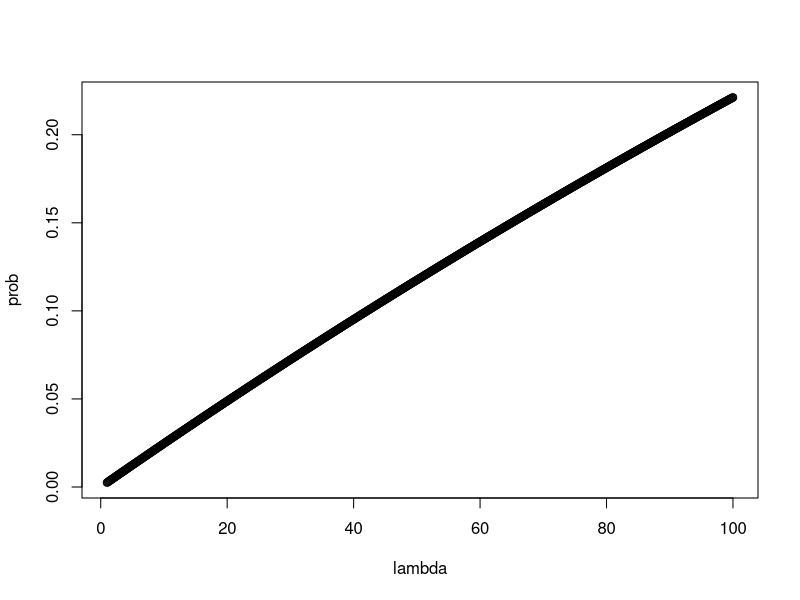
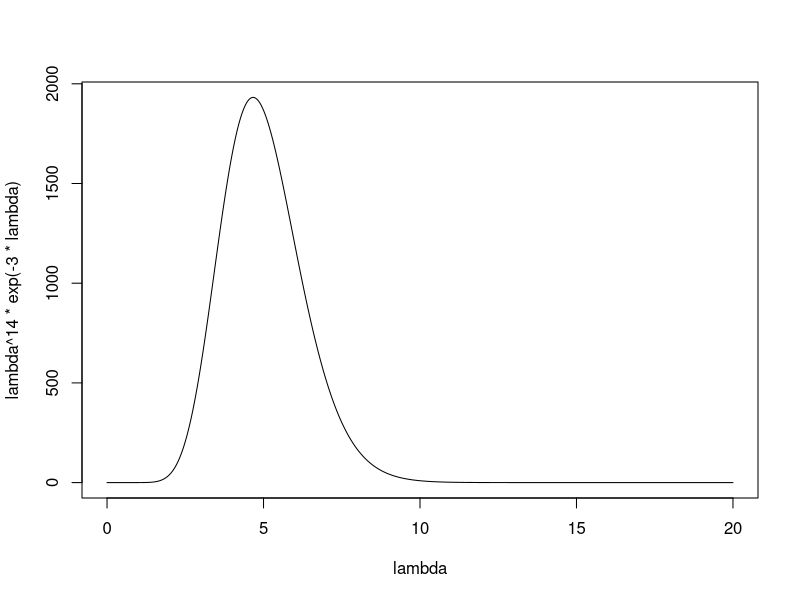
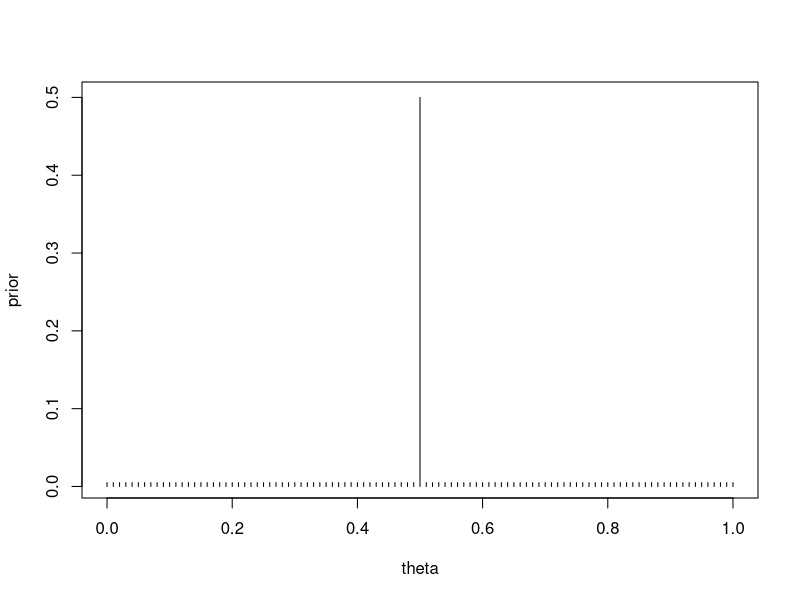
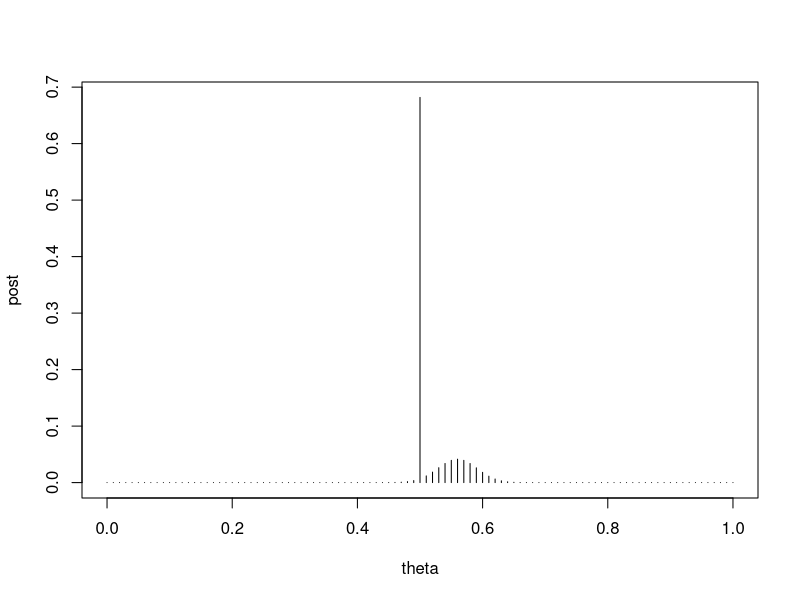
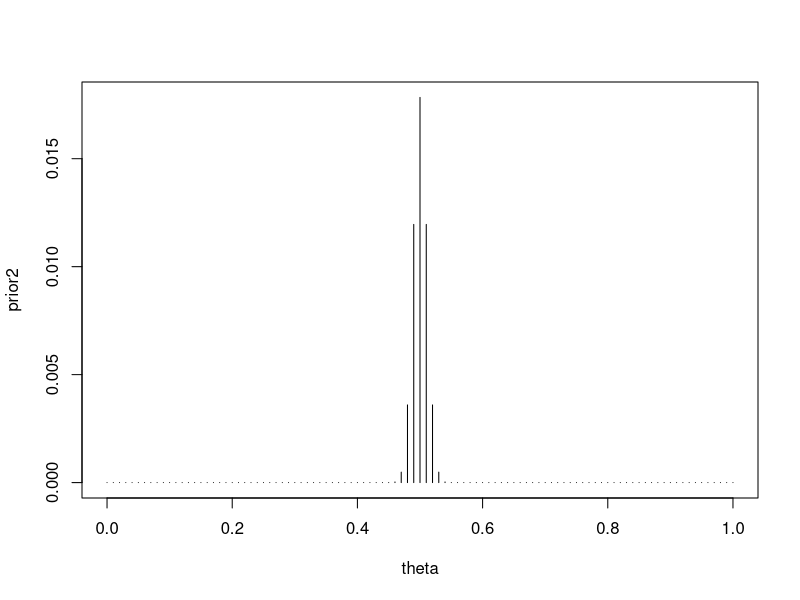
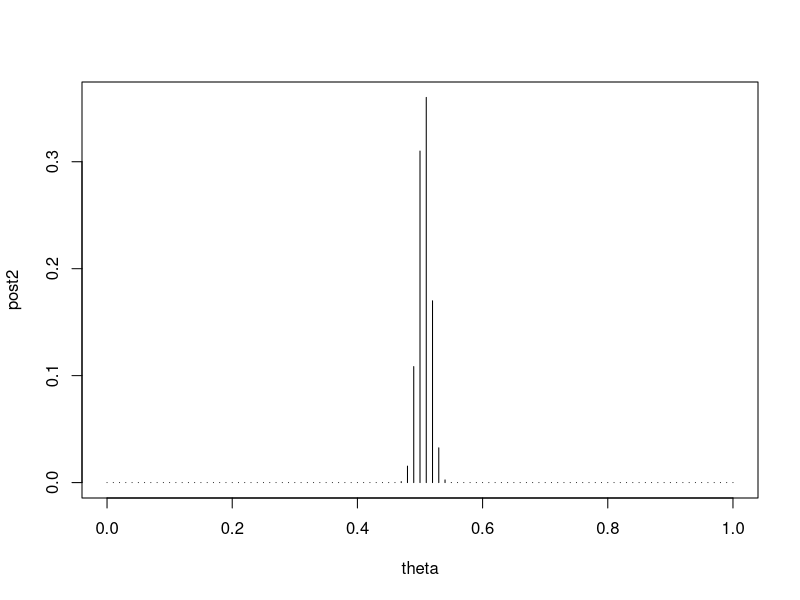

Generate these figures, in order, with R:

#### Conjugate Priors for Analytical Approach ####

# Prior -------- Likelihod/Sampling Dist ----- Posterior
# Uniform ------ Binomial -------------------- Beta
# Beta --------- Binomial -------------------- Beta

# Log-Uniform -- Poisson --------------------- Gamma
# Gamma -------- Poisson --------------------- Gamma
# Gamma -------- Exponential ----------------- Gamma

# Normal ------- Normal ---------------------- Normal


#### Data: 20 volcanic eruptions in 10.000 years ####

# What is the probability that there is at least one eruption in 50 years?

# set up the prior distribution and the probability table
lambda = seq(1, 100, by = 0.1)
prior = 1/lambda # log uniform prior
prior = prior/sum(prior)

# set up the likelihood
lik = dpois(20, lambda)

# set up the posterior distribution
h = prior * lik
Z = sum(h) # normalising constant

post = h/Z


# Classical Approach
1 - dpois(0, lambda = 0.0025*20)


## Bayesian Approach

# Conditional probability
prob = 1 - dpois(0, 0.0025*lambda)
plot(lambda, prob)

# Marginal probability
sum(post*prob)


## They are both very similar!


#### Data: Hairs in burgers ####

# Sample 3 burgers: found 5, 6, 4 hairs respectively
# Following poisson distribution: lambda^x * e^-lambda / x!

# we got the following sampling distribution/likelihood function:
# p(x1, x2, x3 | lambda) = lambda^(5+6+4) * e^(-3*lambda) / 5!+6!+4!

lambda = seq(0, 20, by = 0.001)

# prior will be 1/lambda (variance of poisson distribution) << forget that this is an improper prior, we can play with the parameters later
# this will knock off the lambda^15 to lambda^14
# So, the posterior distribution
plot(lambda, lambda^14 * exp(-3*lambda), type = "l") # this follows a gamma distribution

# Gamma(15, 1/3)


#### Data: 250 coin flips (140 heads, 110 tails) ####

## Q: Is the coin biased? How biased it is?

# set the possible parameters
theta = seq(0, 1, by = 0.01)

# set prior probs (Spike and Slab prior)
prior = rep(0.5/100, 101)

# where theta is very close to 0.5, set the probability to 0.5
prior[abs(theta - 0.5) < 1e-6] = 0.5

# plot the prior
plot(theta, prior, type = 'h')

# set the likelihood
lik = dbinom(140, 250, theta)

# Compute the posterior probs
h = prior * lik
Z = sum(h)
post = h/Z

plot(theta, post, type = "h") # the posterior probs also got an appearance of Spike and Slab

# the probability that the coin is fair (i.e. probs of head = 0.5)
prob = post[abs(theta - 0.5) < 1e-6] 
prob

# it's 0.68
# You'll get different result using frequentist approach. BUT... the choice of prior is weird
prop.test(140,250,0.5)


## Now, if we want to get the odds ratio of the Null/Alt
post_odds = prob/(1-prob)
post_odds

# post_odds = prior_odds * bayes_factor
bayes_factor = post_odds/1 # cause the prior is 1


## I want to try a different prior
prior2 = dbinom(1000, 2000, theta)
plot(theta, prior2, type = "h")

h2 = prior2*lik
z2 = sum(h2)
post2 = h2/z2

plot(theta, post2, type = 'h')

# what is the probability that the average expected head count of that coin flip is between 0.47 - 0.53
sum(post2[theta >= 0.47 & theta <= 0.53]) # still very likely



